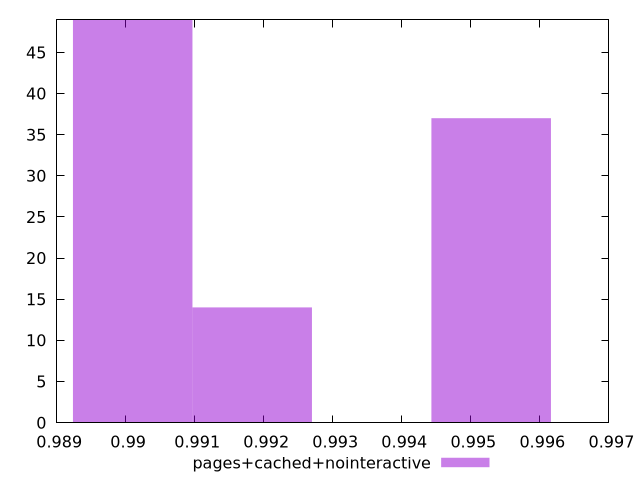

The script that saved this image:
$_pagesCachedNointeractive <<EOF
0.995294900102865 37
0.9901020571458066 49
0.9918330047981594 14
EOF
set key outside below
set terminal pngcairo
set output "report_00004_2020-11-02T20-21-41.718Z/first-cpu-idle/pages+cached+nointeractive//hist.png"
set yrange [0:49]
set boxwidth 0.0017309476523528087
set style fill transparent solid 0.5 noborder
plot $_pagesCachedNointeractive title "pages+cached+nointeractive" with boxes ,
